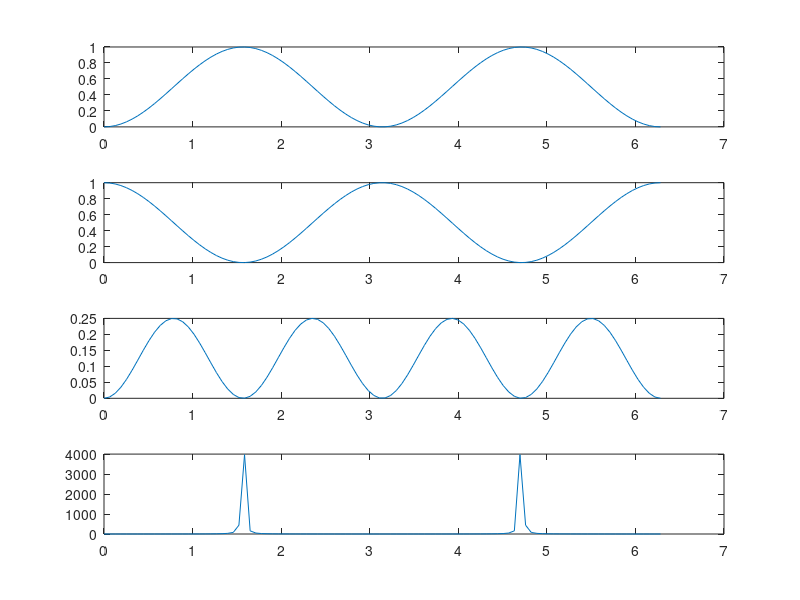

This figure's MATLAB source:
clc
clear
x = linspace(0,2*pi,100);
y = sin(x).^2;
z = cos(x).^2;
w = y.*z;
v = y./z;
subplot(4,1,1);plot(x,y)
subplot(4,1,2);plot(x,z)
subplot(4,1,3);plot(x,w)
subplot(4,1,4);plot(x,v)